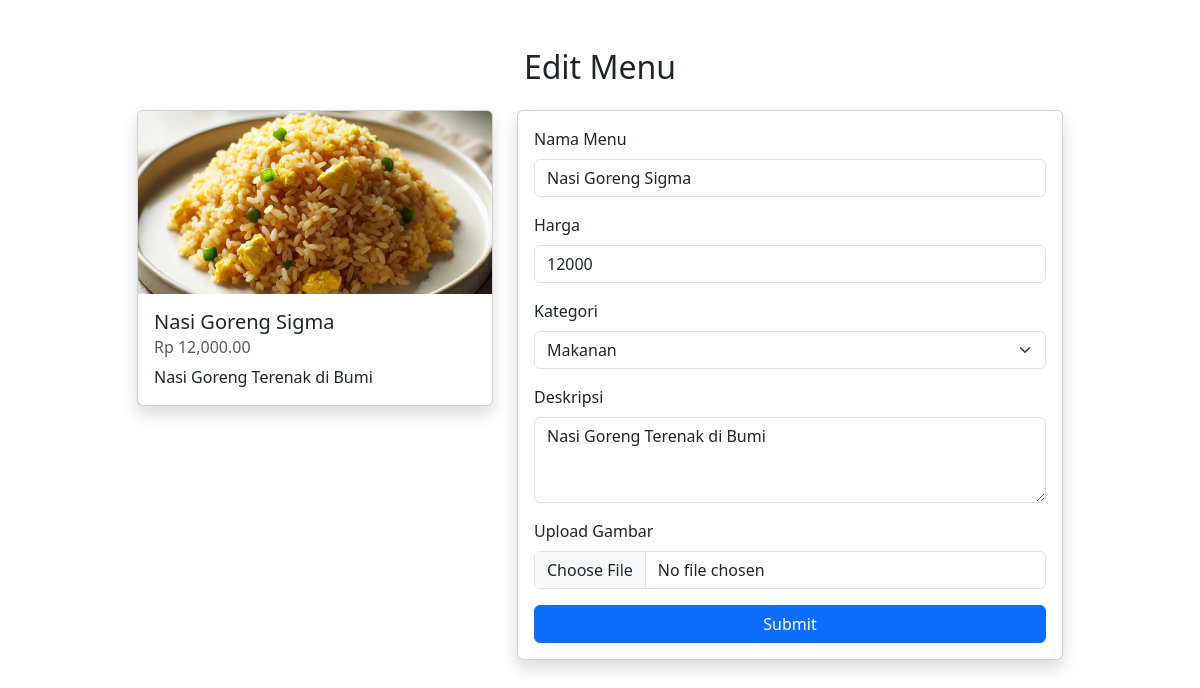
Page /admin/editmenu.php?edit=3 (signed in) on the earlier database version.
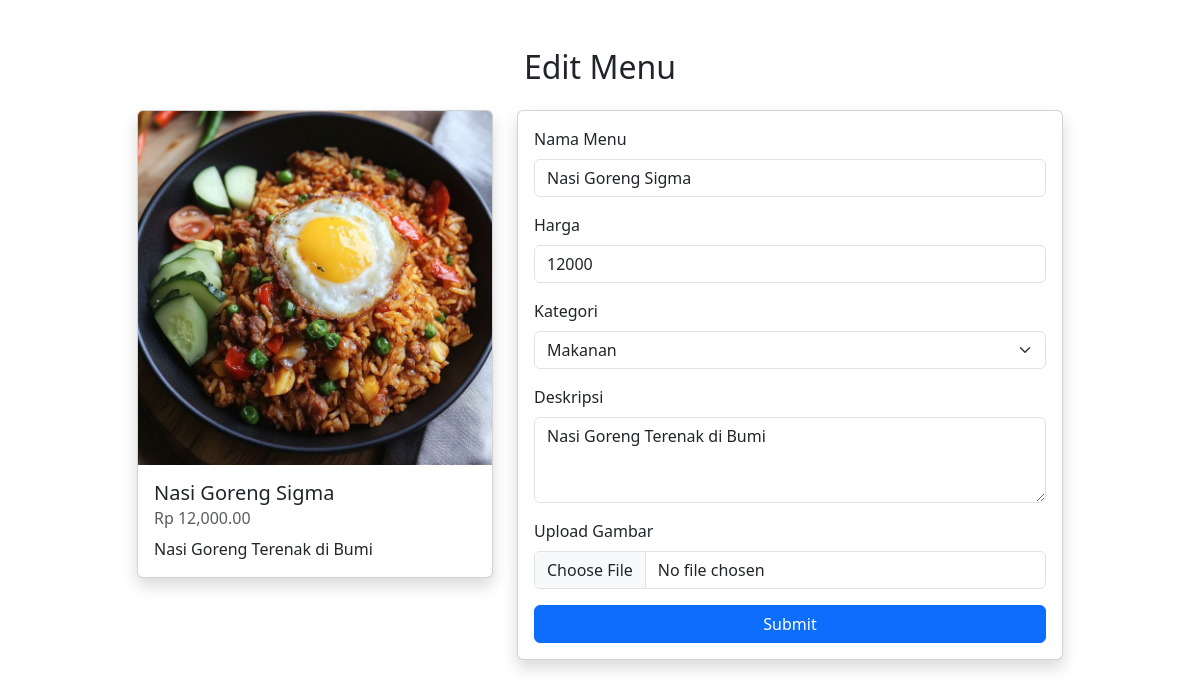
Same page on the later database version.
### tables this page shows
CREATE TABLE `menu` (
  `id_menu` int(11) NOT NULL,
  `name` varchar(100) NOT NULL,
  `description` text DEFAULT NULL,
  `price` bigint(255) NOT NULL,
  `category_id` int(11) DEFAULT NULL,
  `image` varchar(100) DEFAULT NULL
);

### admin/editmenu.php (the view, shortened to what this page needs)
<?php
include '../koneksi.php';
$id = $_GET['edit'];
$query = "SELECT * FROM menu WHERE id_menu = $id";
$data = mysqli_query($conn, $query);
$row = mysqli_fetch_array($data);
?>
<!doctype html>
<html lang="en">
<head>
    <link href="https://cdn.jsdelivr.net/npm/bootstrap@5.3.3/dist/css/bootstrap.min.css" rel="stylesheet">
</head>
<body>
<div class="container mt-5">
    <h2 class="text-center mb-4">Edit Menu</h2>
    <div class="row justify-content-center">
        <div class="col-md-4">
            <div class="card shadow">
                <img src="../assets/img/<?= $row['image'] ?>" class="card-img-top" alt="Gambar Makanan">
                <div class="card-body">
                    <h5 class="card-title"><?= htmlspecialchars($row['name']) ?></h5>
                    <h6 class="card-subtitle mb-2 text-muted">Rp <?= number_format($row['price'], 2) ?></h6>
                    <p class="card-text"><?= htmlspecialchars($row['description']) ?></p>
                </div>
            </div>
        </div>
        <div class="col-md-6">
            <div class="card shadow">
                <div class="card-body">
                    <form action="proces.php" method="POST" enctype="multipart/form-data">
                        <div class="mb-3">
                            <label for="nama" class="form-label">Nama Menu</label>
                            <input type="text" class="form-control" name="nama" id="nama" value="<?= htmlspecialchars($row['name']) ?>" required>
                        </div>
                        <div class="mb-3">
                            <label for="harga" class="form-label">Harga</label>
                            <input type="number" class="form-control" name="harga" id="harga" value="<?= $row['price'] ?>" required>
                        </div>
                        <div class="mb-3">
                            <label for="kategori" class="form-label">Kategori</label>
                            <select class="form-select" name="kategori" id="kategori" required>
                                <option value="1" <?= $row['category_id'] == 1 ? 'selected' : '' ?>>Makanan</option>
                            </select>
                        </div>
                        <div class="mb-3">
                            <label for="deskripsi" class="form-label">Deskripsi</label>
                            <textarea class="form-control" name="deskripsi" id="deskripsi" rows="3" required><?= htmlspecialchars($row['description']) ?></textarea>
                        </div>
                        <div class="mb-3">
                            <label for="image" class="form-label">Upload Gambar</label>
                            <input type="file" class="form-control" name="image" id="image">
                        </div>
                        <button type="submit" name="submitedit" class="btn btn-primary w-100">Submit</button>
                    </form>
                </div>
            </div>
        </div>
    </div>
</div>
</body>
</html>

Differences in the rows shown:
changed menu "Nasi Goreng Sigma": image: a different picture
